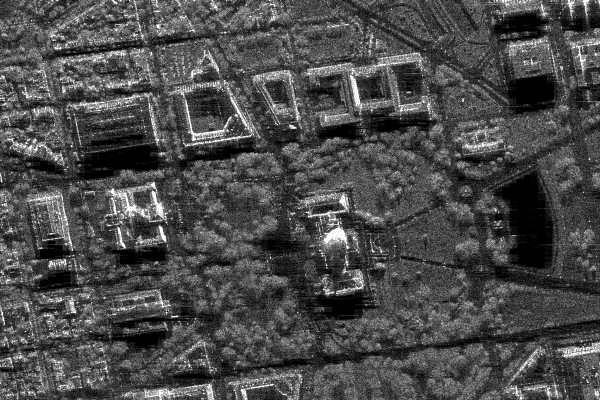
#> input picture data/sar_1_gray.jpg, 600 x 400 px
$ jupyter execute lab1.ipynb
#> lines starting #> are read from the running program, lines starting #| are printed output that depends on the picture; after the words box and inside, x2 and y2 are one past the last pixel; in counts of white or black regions, pixels touching at a corner belong together
[cell 1]
import numpy as np
import cv2
import matplotlib.pyplot as plt
from skimage.metrics import structural_similarity

[cell 2]
print("1. Загрузите изображение в оттенках серого sar_1_gray.jpg")

image = cv2.imread('../data/sar_1_gray.jpg')
#> image is the input picture: shape (400, 600, 3); min 0, max 255, mean 74.9
if image is None:
    print("Изображение не найдено")
else:
    print("Изображение sar_1_gray.jpg успешно загружено:")
plt.figure(figsize=(8, 2))
plt.imshow(image, cmap='gray')
plt.axis("off")
plt.show()

[cell 3]
print("2. Постройте гистограмму")

histSize = 256
histRange = (0, 256)
accumulate = False

b_hist = cv2.calcHist([image], [0], None, [histSize], histRange, accumulate=accumulate)
#> b_hist = 256 values, max 3786 at index 1, min 40 at index 251, mean 937.5
b_hist_cum = b_hist.cumsum()
#> b_hist_cum = 256 values from 2689 to 240000
b_hist_norm = b_hist / (image.shape[0] * image.shape[1])
#> b_hist_norm = 256 values, max 0.0158 at index 1, min 0.000167 at index 251, mean 0.00391

plt.figure(figsize=(12, 4))

plt.subplot(1, 3, 1)
plt.plot(b_hist)
plt.title('1. Обычная гистограмма')
plt.xlabel('Значение пикселя')
plt.ylabel('Частота')
plt.grid(True)

plt.subplot(1, 3, 2)
plt.plot(b_hist_cum)
plt.title('2. Кумулятивная гистограмма')
plt.xlabel('Значение пикселя')
plt.ylabel('Накопленная частота')
plt.grid(True)

plt.subplot(1, 3, 3)
plt.plot(b_hist_norm)
plt.title('3. Нормализованная гистограмма')
plt.xlabel('Значение пикселя')
plt.ylabel('Вероятность')
plt.grid(True)

plt.tight_layout()
plt.show()
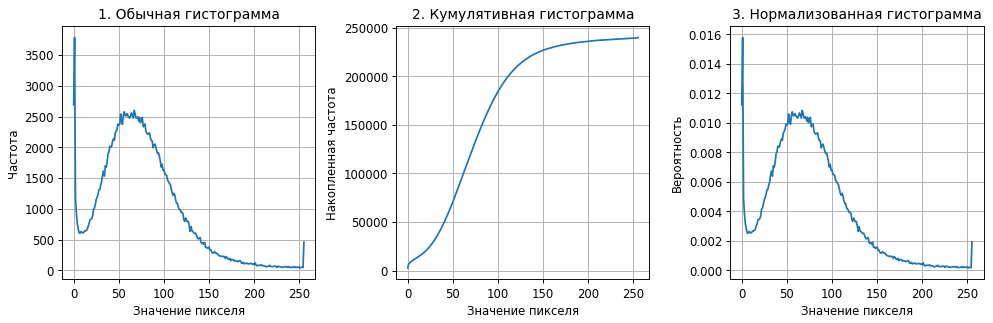
#> figure drawn by matplotlib, 3 panels; panel 1: curve peaks at x = 1, y = 3786; panel 2: curve peaks at x = 255, y = 240000; panel 3: curve peaks at x = 1, y = 0.0158

[cell 4]
print("3. Реализуйте алгоритм гамма коррекции с параметром гамма <1, >1")

def gamma_correction(R_uncor, gamma: float):
    R_max = 255.0
    R_cor = ((R_uncor / R_max) ** gamma) * R_max
    return np.uint8(R_cor)

gamma_val = [0.8, 0.6, 0.4, 0.2, 1.0, 1.2, 1.4, 1.5, 1.8 ]
plt.figure(figsize=(15, 4))

plt.subplot(2, 5, 1)
plt.imshow(image)
plt.title("Оригинал")
plt.axis("off")

for i in range(len(gamma_val)):
    plt.subplot(2, 5, i+2)
    gamma = gamma_val[i]
    image_gamma = gamma_correction(image, gamma)
    plt.imshow(image_gamma)
    if (i != 4):
        plt.title(f"Gamma={gamma}")
    plt.axis("off")
#> this loop made 9 passes
#> pass 2, in gamma_correction (call 2), `R_cor = ((R_uncor / R_max) ** gamma) * R_max`:
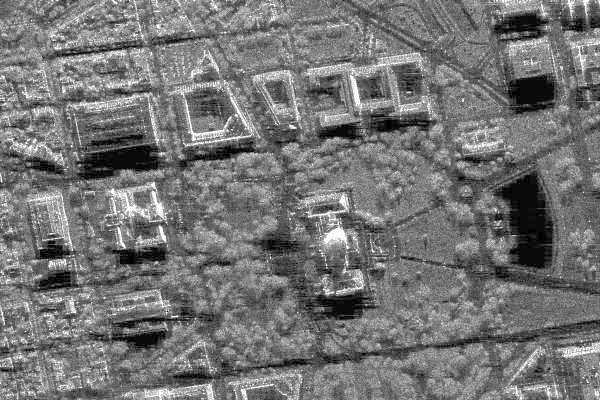
#> R_cor: shape (400, 600, 3) float64; min 0, max 255, mean 116.5
plt.show()
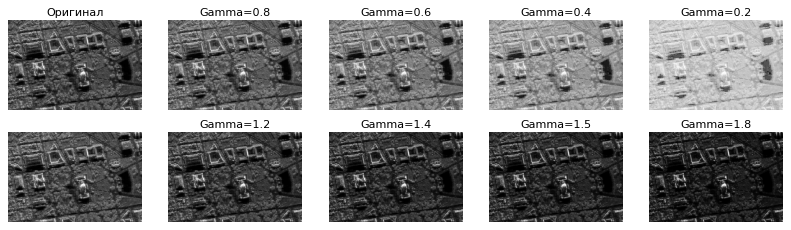
#> figure drawn by matplotlib, 10 panels

[cell 5]
print("4. Сравните исходное изображение, скорректированное при помощи гамма-фильтра. MSE, SSIM")

def mse(imageA, imageB):
    err = np.mean((imageA.astype("float") - imageB.astype("float")) ** 2)
    return err

def ssim_(imageA, imageB):
    if len(imageA.shape) == 3:
        imageA = cv2.cvtColor(imageA, cv2.COLOR_BGR2GRAY)
    if len(imageB.shape) == 3:
        imageB = cv2.cvtColor(imageB, cv2.COLOR_BGR2GRAY)
    imageA = imageA.astype(np.uint8)
    imageB = imageB.astype(np.uint8)
    return structural_similarity(imageA, imageB, data_range=255)

gamma_values = [0.2, 0.6, 1.4, 2.2, 3.0]
plt.figure(figsize=(17, 4))
for i, gamma in enumerate(gamma_values):
    img_gamma = gamma_correction(image, gamma)
    mse_val = mse(image, img_gamma)
    ssim_val = ssim_(image, img_gamma)
    plt.subplot(1, len(gamma_values), i+1)
    plt.imshow(img_gamma)
    plt.title(f"γ={gamma}\nMSE={mse_val:.1f}\nSSIM={ssim_val:.3f}")
    plt.axis('off')
#> this loop made 5 passes
#> (err in mse, mse_val, ssim_val) on passes 1 to 5: (14018.1, 14018.1, 0.503), (1784.3, 1784.3, 0.854), (696, 696, 0.863), (2894.1, 2894.1, 0.436), (4424, 4424, 0.211)
#> pass 1, in gamma_correction (call 10), `R_cor = ((R_uncor / R_max) ** gamma) * R_max`:
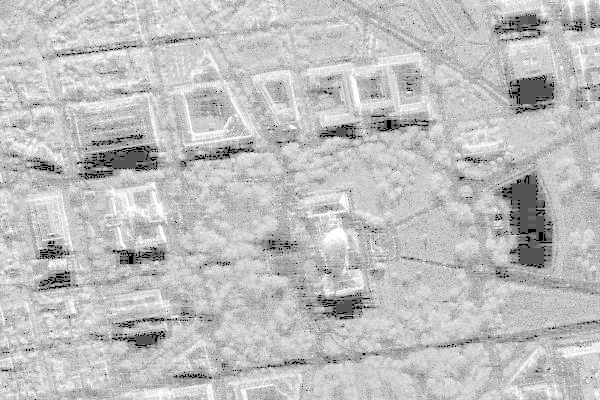
#> R_cor: shape (400, 600, 3) float64; min 0, max 255, mean 191.1

plt.suptitle("Сравнение гамма-коррекций", fontsize=14)
plt.tight_layout()
plt.show()
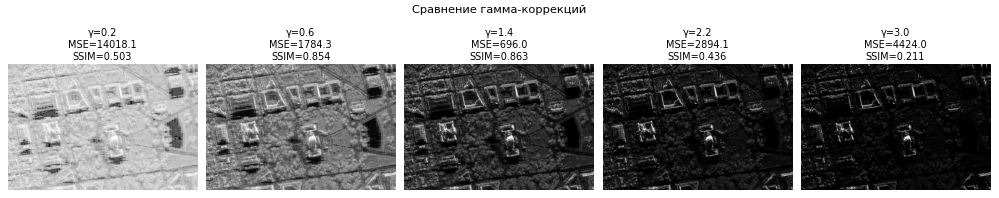
#> figure drawn by matplotlib, 5 panels

[cell 6]
print("5. Реализуйте алгоритм статистической цветокоррекции на основе статистики eq_gray.")

image_gray = cv2.cvtColor(image, cv2.COLOR_BGR2GRAY)
mean = image_gray.mean()
#> mean = 74.94
std = image_gray.std()
#> std = 43.66
print(f"Исходная статистика: mean={mean:.2f}, std={std:.2f}")
#| Исходная статистика: mean=74.94, std=43.66

eq_gray = cv2.equalizeHist(image_gray)
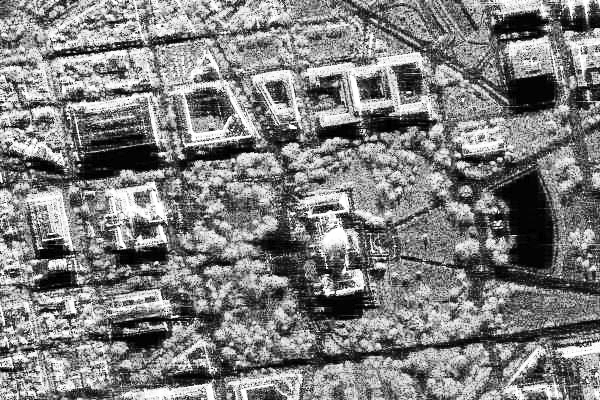
#> eq_gray: shape (400, 600); min 0, max 255, mean 127
mean_eq = eq_gray.mean()
#> mean_eq = 127
std_eq  = eq_gray.std()
#> std_eq = 74.27
print(f"Целевая статистика (eq_gray): mean={mean_eq:.2f}, std={std_eq:.2f}")
#| Целевая статистика (eq_gray): mean=127.03, std=74.27

corrected_image = image_gray.astype(np.float32)
if std > 0:
    corrected_image = mean_eq + (corrected_image - mean) *(std_eq/std)
else:
    print("Предупреждение: std исходного изображения = 0")
    corrected_image = np.full_like(corrected_image, mean_eq)

corrected_image = np.clip(corrected_image, 0, 255).astype(np.uint8)
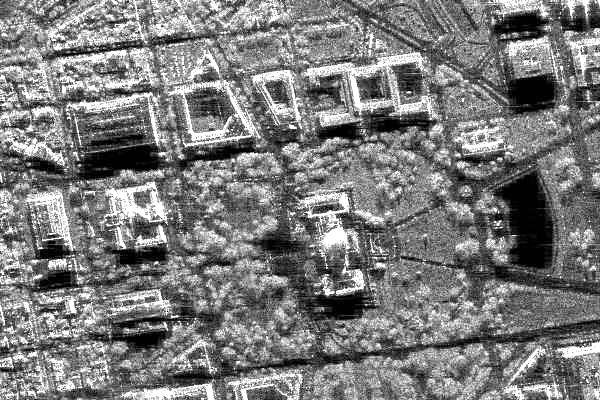
#> corrected_image: shape (400, 600); min 0, max 255, mean 123.1

mean_result = corrected_image.mean()
#> mean_result = 123.1
std_result = corrected_image.std()
#> std_result = 65.3
print(f"Результат коррекции: mean={mean_result:.2f}, std={std_result:.2f}")
#| Результат коррекции: mean=123.12, std=65.30

plt.figure(figsize=(15, 4))

plt.subplot(1, 3, 1)
plt.imshow(image_gray, cmap='gray', vmin=0, vmax=255)
plt.title(f'ИСХОДНОЕ\nmean={mean:.1f}, std={std:.1f}')
plt.axis('off')

plt.subplot(1, 3, 2)
plt.imshow(eq_gray, cmap='gray', vmin=0, vmax=255)
plt.title(f'EQ_GRAY\nmean={mean_eq:.1f}, std={std_eq:.1f}')
plt.axis('off')

plt.subplot(1, 3, 3)
plt.imshow(corrected_image, cmap='gray', vmin=0, vmax=255)
plt.title(f'СКОРРЕКТИРОВАННОЕ\nmean={mean_result:.1f}, std={std_result:.1f}')
plt.axis('off')
plt.show()

[cell 7]
print("6. Протестируйте работу алгоритмов пороговой фильтрации с различными параметрами.")

diff_values = [0, 4, 16, 29, 37, 46, 55, 64, 79, 87, 96, 104, 126, 148, 167, 189, 206, 218, 220, 225]
plt.figure(figsize=(17, 13))
for i in range(0, 20):
    _,thresh1 = cv2.threshold(image_gray, diff_values[i] ,255,cv2.THRESH_BINARY)
    plt.subplot(4, 5, i+1)
    plt.imshow(thresh1, cmap='gray')
    plt.title(f"Параметр={diff_values[i]}")
    plt.axis('off')
#> this loop made 20 passes
#> pass 1, `_,thresh1 = cv2.threshold(image_gray, diff_values[i] ,255,cv2.THRESH_B..`:
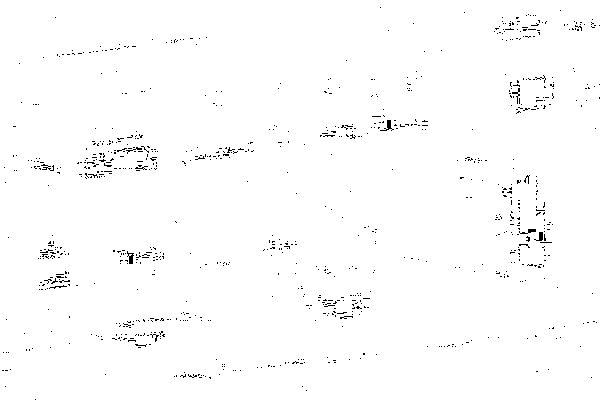
#> thresh1: shape (400, 600); 98.9% white; black in thin lines or dots
#> pass 3, `_,thresh1 = cv2.threshold(image_gray, diff_values[i] ,255,cv2.THRESH_B..`:
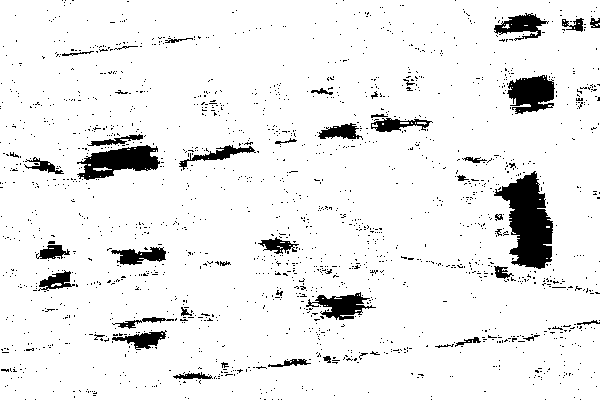
#> thresh1: shape (400, 600); 92.9% white; 1782 black regions (1735 under 20 px), largest, box (x1, y1, x2, y2) and area: (494, 171, 553, 269) 3249, (77, 145, 160, 180) 1651, (507, 75, 555, 114) 1290

plt.suptitle("Пороговая фильтрация\n с различными параметрами", fontsize=14)
plt.tight_layout()
plt.show()
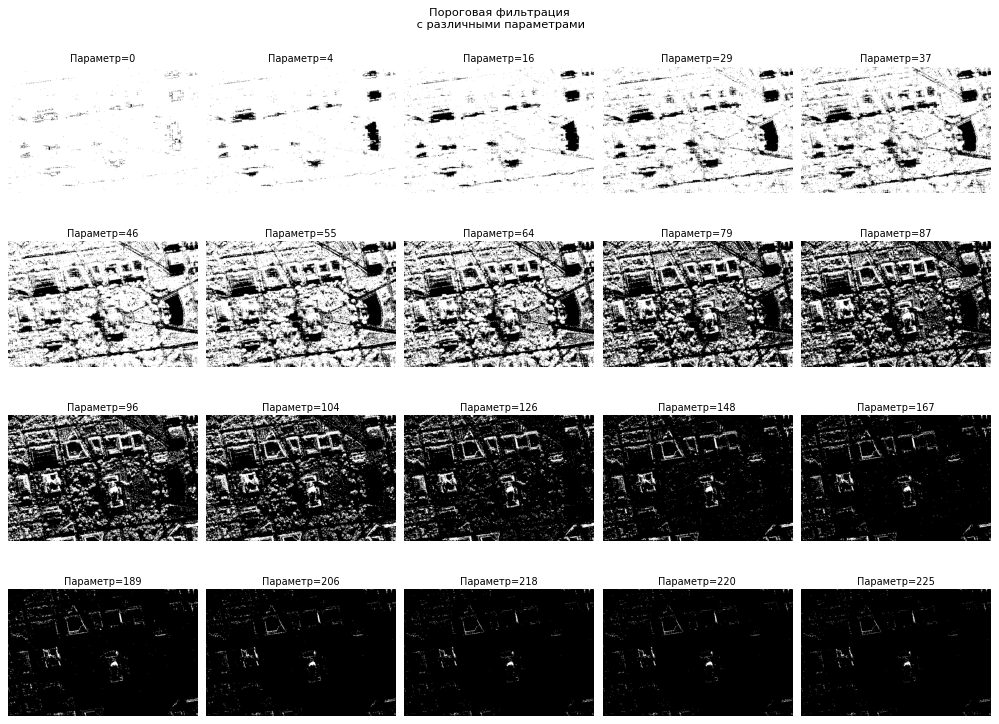
#> figure drawn by matplotlib, 20 panels
